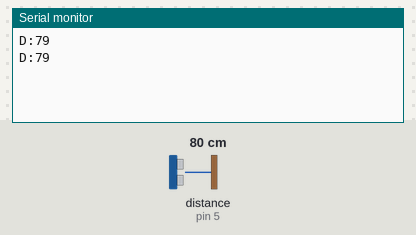
This sketch was run on a simulated Arduino Uno, built with avr-gcc and run on an emulated ATmega328P. Parts: the last lines printed to the serial monitor. Wiring (inferred from the names in the program): ultrasonic range finder: trigger pin 4; echo pin 5. The test bench sets the inputs (shaded band); at power-on: distance to the obstacle (sensor on pin 5) 80 cm. The echo pulse lasts 58.3 µs per cm.

Above: at 1.8 s.
1.9 s: distance to the obstacle (sensor on pin 5) set to 2 cm
At 2.8 s:
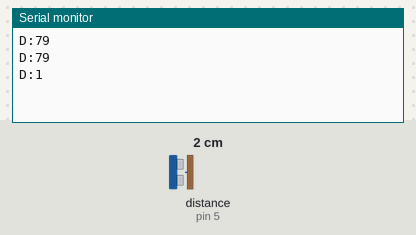
3.4 s: distance to the obstacle (sensor on pin 5) set to 4 cm
At 4.8 s:
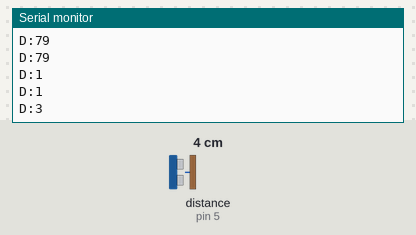
Timing chart, 0 to 6.4 s (numbered marks = the images above; inputs shaded):
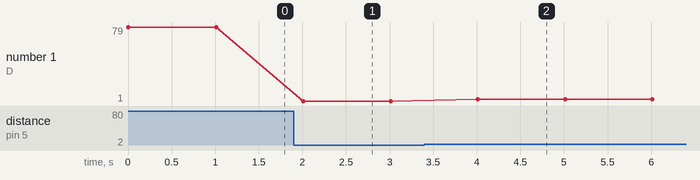

Measured:
- after the input at 1.9 s, the serial monitor: prints a new line after 0.11 s (image 1)
- after the input at 3.4 s, the serial monitor: prints a new line after 0.61 s (image 2)
- plotted number 1: 79 → 1 after the input at 1.9 s, 1 → 3 after the input at 3.4 s

The sketch:

Ultrasonic_Pro_Mini.ino
```cpp
// Arduino Mega 2560 Pro Mini code

#define trigPin 4//9
#define echoPin 5//10

void setup() {
  Serial.begin(9600);
  pinMode(trigPin, OUTPUT);
  pinMode(echoPin, INPUT);
}

void loop() {
  long duration, distance;

  digitalWrite(trigPin, LOW);
  delayMicroseconds(2);
  digitalWrite(trigPin, HIGH);
  delayMicroseconds(10);
  digitalWrite(trigPin, LOW);

  duration = pulseIn(echoPin, HIGH);
  distance = (duration / 2) / 29.1;

  // Send the distance to the ESP32 via Serial
  Serial.print("D:");
  Serial.println(distance);

  delay(1000); // Adjust the delay as needed
}
```
